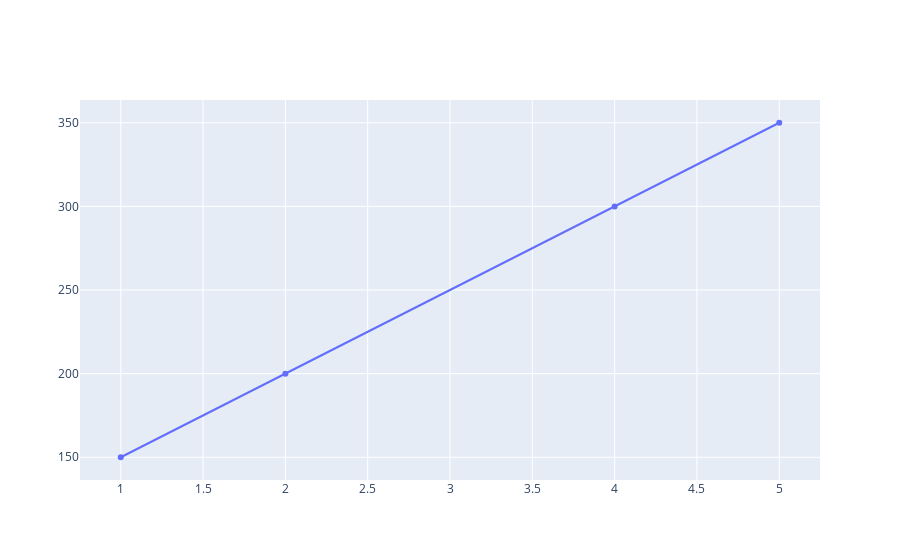

The notebook cell saved with this chart:
### Markdown cell above
## Plot the House Price

### Code cell
import plotly.graph_objects as go
import numpy as np

fig = go.Figure(data=go.Scatter(x=rooms_base, y=house_price_base, mode='lines+markers'))

fig.show()

### Figure 1 — Plotly figure (JSON) as saved in the notebook; plotly's stock layout.template omitted (floating-point values rounded to 4 significant figures)
{"data": [{"mode": "lines+markers", "type": "scatter", "x": [1, 2, 4, 5], "y": [150, 200, 300, 350]}], "layout": {}}
